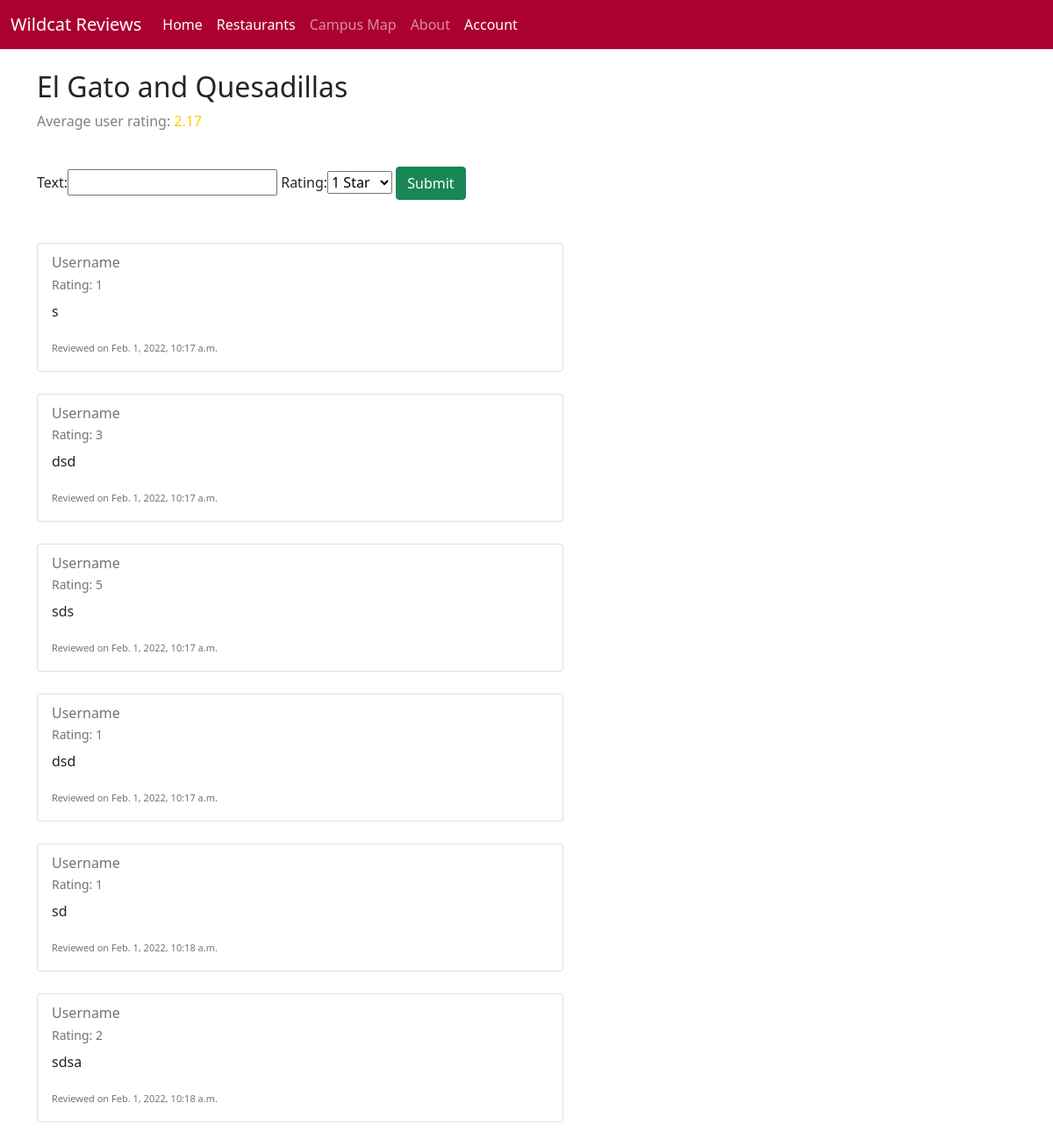
Before: /restaurants/1 with the older database file.
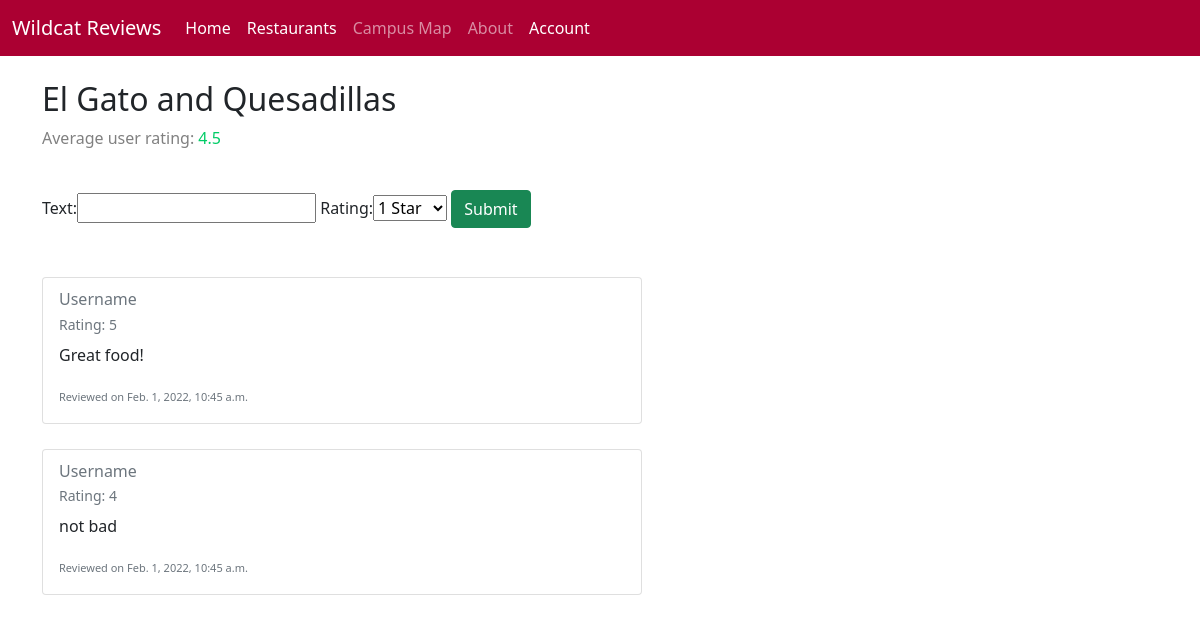
After: the same page with the newer database file.
### reviews/models.py (models this page shows, shortened)
class Restaurant(models.Model):
    name = models.CharField(max_length=200)
    description = models.CharField(max_length=200, default="description")
    location = models.CharField(max_length=200, default="location")
    style = models.CharField(max_length=30)
    def get_reviews(self):
        reviews = Review.objects.filter(resturaunt=self.id)
        if len(reviews) > 0: # if the restaurant has at least 1 review
            total = 0
            for review in reviews:
                total += review.rating
            return round(total/len(reviews),2)
        else:
            return 0

class Review(models.Model):
    resturaunt = models.ForeignKey(Restaurant, on_delete=models.CASCADE, null=True)
    date = models.DateTimeField( auto_now_add=True)
    text = models.CharField(max_length=3000)
    rating = models.PositiveSmallIntegerField(choices=RATINGS)

### reviews/views.py (the view)
# urls.py: path('restaurants/<int:restaurant_id>', views.RestaurantDetails, name='restaurant-detail'),
def RestaurantDetails(request, restaurant_id):
    restaurantObj = get_object_or_404(Restaurant, pk=restaurant_id)
    reviews = Review.objects.filter(resturaunt=restaurantObj)
    if request.method == 'POST':
        form = ReviewForm(request.POST)
        if form.is_valid():
            review = form.save(commit=False)
            review.text = form.cleaned_data['text']
            review.rating = form.cleaned_data['rating']
            review.resturaunt = restaurantObj
            review.save()
            return HttpResponseRedirect(request.META.get('HTTP_REFERER'))
    else:
        form = ReviewForm()
    context = {
        'form': form,
        'restaurant': restaurantObj,
        'reviews': reviews,
    }
    return render(request, 'reviews/restaurant_details.html', context=context)

### reviews/forms.py
class ReviewForm(forms.ModelForm):
    text = forms.CharField(max_length=3000, required=True)
    rating = forms.ChoiceField(choices=RATINGS, required=False)
    class Meta:
        model = Review
        fields = ('text', 'rating')

### reviews/templates/reviews/restaurant_details.html (shortened to what this page needs)
{% extends "base_nosearch.html" %}
{% block content %}
		<h2>{{ restaurant.name }}</h2>
    {% if restaurant.get_reviews > 2 and restaurant.get_reviews < 4 %}
      <p style="color: gray;"> Average user rating: <span style="color: #ffcc00">{{ restaurant.get_reviews }} </span></p>
    {% endif %}
    {% if restaurant.get_reviews > 4 %}
      <p style="color: gray;"> Average user rating: <span style="color: #00cc66">{{ restaurant.get_reviews }} </span></p>
    {% endif %}
    <br>
    <form method="post">
      {{ form }}
      <button type="submit" class="btn btn-success">Submit</button>
    </form>
    <br>
    {% if reviews %}
      {% for review in reviews %}
      <div style="padding-top: 25px;">
          <div class="card" style="width: 600px;">
            <div class="card-body">
              <h6 class="card-subtitle mb-2 text-muted">Username</h6>
              <p class="card-subtitle mb-2 text-muted" style="font-size: 14px;">Rating: {{ review.rating }}</p>
              <p class="card-text">{{ review.text }}</p>
              <p class="card-text"><small class="text-muted" style="font-size: 11px;">Reviewed on {{ review.date }}</small></p>
            </div>
          </div>
        </div>
      {% endfor %}
    {% else %}
      <p>There are no reviews for {{ restaurant.name }}. Add yours now!</p>
    {% endif %}
{% endblock %}

### reviews/templates/base_nosearch.html (shortened to what this page needs)
<!DOCTYPE html>
<html lang="en">
  <head>
    <link href="https://cdn.jsdelivr.net/npm/bootstrap@5.0.2/dist/css/bootstrap.min.css" rel="stylesheet" />
    {% load static %}
    <link rel="stylesheet" href="{% static 'css/style.css' %}" />
  </head>
  <body style="background: url('https://i.imgur.com/t0ZoKLD.png'); height: 100vh;">
    <nav class="navbar navbar-expand-lg navbar-dark" style="background-color: #ab0032;">
      <div class="container-fluid justify-content-center">
        <a class="navbar-brand" href="#">Wildcat Reviews</a>
        <div class="collapse navbar-collapse justify-content-center" id="navbarSupportedContent">
          <ul class="navbar-nav me-auto mb-2 mb-lg-0">
            <li class="nav-item">
              <a class="nav-link active" aria-current="page" href="{% url 'index2' %}">Home</a>
            </li>
            <li class="nav-item">
              <a class="nav-link active" aria-current="page" href="{% url 'restaurants' %}">Restaurants</a>
            </li>
            <li class="nav-item">
              <a class="nav-link" aria-current="page" href="#">Campus Map</a>
            </li>
            <li class="nav-item">
              <a class="nav-link" href="#">About</a>
            </li>
            <li class="nav-item">
              <a class="nav-link active" aria-current="page" href="">Account</a>
          </ul>
        </div>
      </div>
    </nav>
    <br />
    <div class="container">
      {% block content %}{% endblock %}
    </div>
    <footer style="padding: 50px;">
    </footer>
  </body>
</html>

### reviews/static/css/style.css (style rules this page uses)
body, html { height: 100%; }
a:link { color: #1098ad; text-decoration: none; }

Changed rows visible on the page:
removed Review: rating "1", text "s", date "Feb. 1, 2022, 10:17 a.m."
removed Review: rating "3", text "dsd", date "Feb. 1, 2022, 10:17 a.m."
removed Review: rating "5", text "sds", date "Feb. 1, 2022, 10:17 a.m."
removed Review: rating "1", text "dsd", date "Feb. 1, 2022, 10:17 a.m."
removed Review: rating "1", text "sd", date "Feb. 1, 2022, 10:18 a.m."
removed Review: rating "2", text "sdsa", date "Feb. 1, 2022, 10:18 a.m."
computed for Restaurant "El Gato and Quesadillas": get_reviews "2.17" → "4.5"
added Review: rating "5", text "Great food!", date "Feb. 1, 2022, 10:45 a.m."
added Review: rating "4", text "not bad", date "Feb. 1, 2022, 10:45 a.m."
